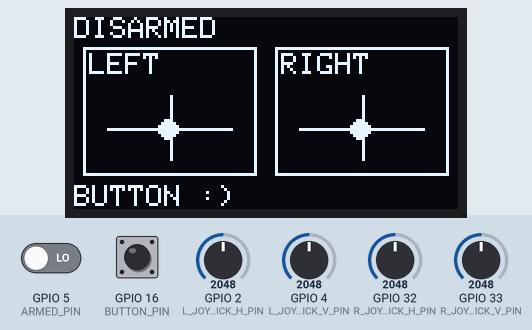
Simulated run of this program. Board: ESP32. Parts: 128×64 one-colour display. The inputs (shaded band) are chosen by the test bench; at power-on: GPIO 16 (BUTTON_PIN) LOW, GPIO 5 (ARMED_PIN) LOW, GPIO 2 (L_JOYSTICK_H_PIN) = 2048, GPIO 4 (L_JOYSTICK_V_PIN) = 2048, GPIO 32 (R_JOYSTICK_H_PIN) = 2048, GPIO 33 (R_JOYSTICK_V_PIN) = 2048 (analog values on the 0–4095 scale). Nothing arrives over Bluetooth unless stated; a phone connects over Bluetooth LE 3 s after start; what the program prints to the serial monitor is not drawn.

Above: at 1.2 s.
1.3 s: GPIO 16 (BUTTON_PIN) pulled HIGH for 0.15 s
3.0 s: GPIO 5 (ARMED_PIN) driven HIGH
At 3.4 s:
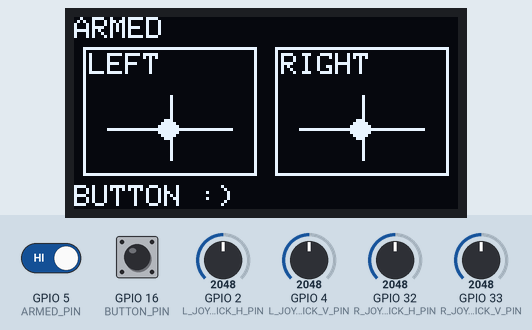
4.6 s: GPIO 16 (BUTTON_PIN) pulled HIGH for 1 s
7.1 s: GPIO 2 (L_JOYSTICK_H_PIN) set to 2103
8.6 s: GPIO 4 (L_JOYSTICK_V_PIN) set to 2866
At 9.8 s:
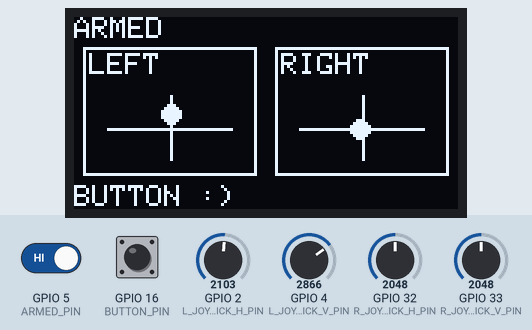
10.1 s: GPIO 32 (R_JOYSTICK_H_PIN) set to 2866
At 11.5 s:
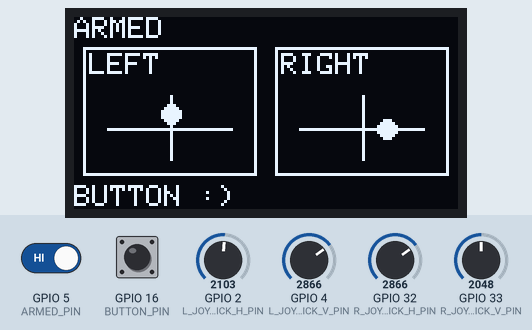
Timing chart, 0 to 12.6 s (numbered marks = the images above; inputs shaded):
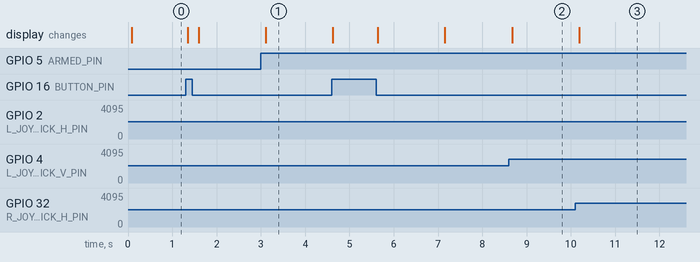

Measured:
- after the input at 3.0 s, the display: changes after 0.11 s (image 1)
- after the input at 8.6 s, the display: changes after 0.07 s (image 2)
- after the input at 10.1 s, the display: changes after 0.09 s (image 3)

The program:

main.cpp
```cpp
#include <Arduino.h>
#include <Adafruit_GFX.h>
#include <Adafruit_SSD1306.h>
#include <BLE2902.h>
#include <BLEDevice.h>
#include <BLEServer.h>
#include <BLEUtils.h>
#include <Wire.h>

namespace {
constexpr uint8_t L_JOYSTICK_H_PIN = 2; // OUT1
constexpr uint8_t L_JOYSTICK_V_PIN = 4; // OUT2
constexpr uint8_t R_JOYSTICK_H_PIN = 32; // OUT1
constexpr uint8_t R_JOYSTICK_V_PIN = 33; // OUT2

constexpr uint8_t ARMED_PIN = 5;
constexpr uint8_t BUTTON_PIN = 16;

constexpr uint8_t I2C_SDA_PIN = 21;
constexpr uint8_t I2C_SCL_PIN = 22;
constexpr uint8_t OLED_ADDR = 0x3C;
constexpr uint8_t OLED_WIDTH = 128;
constexpr uint8_t OLED_HEIGHT = 64;
constexpr int JOYSTICK_MAX = 4000;

struct __attribute__((packed)) ControlPacket {
  uint16_t leftHorizontal;
  uint16_t leftVertical;
  uint16_t rightHorizontal;
  uint16_t rightVertical;
  uint8_t switches;
};

static_assert(sizeof(ControlPacket) == 9, "Unexpected control packet size");

Adafruit_SSD1306 display(OLED_WIDTH, OLED_HEIGHT, &Wire, -1);
BLECharacteristic* dataCharacteristic;
bool bleConnected = false;

class ServerCallbacks : public BLEServerCallbacks {
  void onConnect(BLEServer*) override {
    bleConnected = true;
  }

  void onDisconnect(BLEServer* server) override {
    bleConnected = false;
    server->startAdvertising();
  }
};

void drawJoystick(int x, int y, const __FlashStringHelper* label, int horizontal, int vertical) {
  constexpr int boxWidth = 58;
  constexpr int boxHeight = 43;
  constexpr int graphXInset = 8;
  constexpr int graphYInset = 16;
  constexpr int graphWidth = 42;
  constexpr int graphHeight = 22;

  display.setCursor(x + 2, y + 2);
  display.print(label);
  display.drawRect(x, y, boxWidth, boxHeight, SSD1306_WHITE);

  const int graphX = x + graphXInset;
  const int graphY = y + graphYInset;
  const int centerX = graphX + graphWidth / 2;
  const int centerY = graphY + graphHeight / 2;
  const int pointX = map(constrain(horizontal, 0, JOYSTICK_MAX), 0, JOYSTICK_MAX, graphX, graphX + graphWidth - 1);
  const int pointY = map(constrain(vertical, 0, JOYSTICK_MAX), 0, JOYSTICK_MAX, graphY + graphHeight - 1, graphY);

  display.drawLine(centerX, graphY, centerX, graphY + graphHeight - 1, SSD1306_WHITE);
  display.drawLine(graphX, centerY, graphX + graphWidth - 1, centerY, SSD1306_WHITE);
  display.fillCircle(pointX, pointY, 3, SSD1306_WHITE);
}
}

void setup() {
  Serial.begin(115200);

  BLEDevice::init("Makima");
  BLEServer* server = BLEDevice::createServer();
  server->setCallbacks(new ServerCallbacks());
  BLEService* service = server->createService(
      "4fafc201-1fb5-459e-8fcc-c5c9c331914b");
  dataCharacteristic = service->createCharacteristic(
      "beb5483e-36e1-4688-b7f5-ea07361b26a8",
      BLECharacteristic::PROPERTY_READ | BLECharacteristic::PROPERTY_NOTIFY);
  dataCharacteristic->addDescriptor(new BLE2902());
  service->start();
  server->getAdvertising()->start();

  analogReadResolution(12);
  pinMode(BUTTON_PIN, INPUT);
  pinMode(ARMED_PIN, INPUT);

  Wire.begin(I2C_SDA_PIN, I2C_SCL_PIN);
  if (!display.begin(SSD1306_SWITCHCAPVCC, OLED_ADDR)) {
    while (true) {
      delay(1000);
    }
  }

  display.clearDisplay();
  display.display();
}

void loop() {
  const int leftHorizontal = analogRead(L_JOYSTICK_H_PIN);
  const int leftVertical = analogRead(L_JOYSTICK_V_PIN);
  const int rightHorizontal = analogRead(R_JOYSTICK_H_PIN);
  const int rightVertical = analogRead(R_JOYSTICK_V_PIN);
  const int arm1 = digitalRead(ARMED_PIN);
  constexpr int arm2 = 0;
  const int button1 = digitalRead(BUTTON_PIN);
  constexpr int button2 = 0;
  constexpr int button3 = 0;

  ControlPacket packet{
      static_cast<uint16_t>(leftHorizontal),
      static_cast<uint16_t>(leftVertical),
      static_cast<uint16_t>(rightHorizontal),
      static_cast<uint16_t>(rightVertical),
      static_cast<uint8_t>((arm1 ? 1 : 0) |
                          (arm2 ? 1 << 1 : 0) |
                          (button1 ? 1 << 2 : 0) |
                          (button2 ? 1 << 3 : 0) |
                          (button3 ? 1 << 4 : 0))};
  if (bleConnected) {
    dataCharacteristic->setValue(reinterpret_cast<uint8_t*>(&packet),
                                  sizeof(packet));
    dataCharacteristic->notify();
  }

  Serial.print(arm1);
  Serial.print(',');
  Serial.print(arm2);
  Serial.print(',');
  Serial.print(leftHorizontal);
  Serial.print(',');
  Serial.print(leftVertical);
  Serial.print(',');
  Serial.print(rightHorizontal);
  Serial.print(',');
  Serial.print(rightVertical);
  Serial.print(',');
  Serial.print(button1);
  Serial.print(',');
  Serial.print(button2);
  Serial.print(',');
  Serial.println(button3);

  display.clearDisplay();
  display.setTextSize(1);
  display.setTextColor(SSD1306_WHITE);
  display.setCursor(0, 0);
  display.println(digitalRead(ARMED_PIN) ? F("ARMED") : F("DISARMED"));
  drawJoystick(3, 10, F("LEFT"), leftHorizontal, leftVertical);
  drawJoystick(67, 10, F("RIGHT"), rightHorizontal, rightVertical);
  display.setCursor(0, 56);
  display.print(F("BUTTON "));
  display.print(digitalRead(BUTTON_PIN) ? F(":(") : F(":)"));
  display.display();

  delay(100);
}
```
